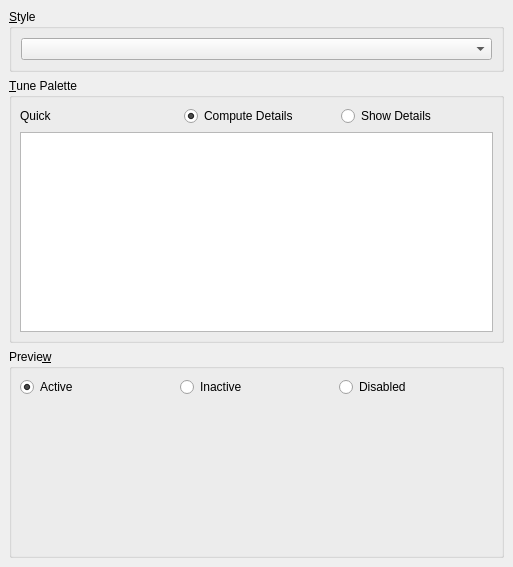
<ui version="4.0" >
 <comment>*********************************************************************
**
** Copyright (C) 1992-$THISYEAR$ Trolltech AS. All rights reserved.
**
** This file is part of the $MODULE$ of the Qt Toolkit.
**
** $LICENSE$
**
** This file is provided AS IS with NO WARRANTY OF ANY KIND, INCLUDING THE
** WARRANTY OF DESIGN, MERCHANTABILITY AND FITNESS FOR A PARTICULAR PURPOSE.
**
*********************************************************************</comment>
 <class>AppearancePage</class>
 <widget class="QWidget" name="AppearancePage" >
  <property name="geometry" >
   <rect>
    <x>0</x>
    <y>0</y>
    <width>513</width>
    <height>567</height>
   </rect>
  </property>
  <property name="sizePolicy" >
   <sizepolicy>
    <hsizetype>7</hsizetype>
    <vsizetype>7</vsizetype>
    <horstretch>0</horstretch>
    <verstretch>0</verstretch>
   </sizepolicy>
  </property>
  <layout class="QVBoxLayout" >
   <property name="margin" >
    <number>9</number>
   </property>
   <property name="spacing" >
    <number>6</number>
   </property>
   <item>
    <widget class="QGroupBox" name="groupBox" >
     <property name="title" >
      <string>&amp;Style</string>
     </property>
     <layout class="QHBoxLayout" >
      <property name="margin" >
       <number>9</number>
      </property>
      <property name="spacing" >
       <number>6</number>
      </property>
      <item>
       <widget class="QComboBox" name="cmbStyle" />
      </item>
     </layout>
    </widget>
   </item>
   <item>
    <widget class="QGroupBox" name="advancedBox" >
     <property name="minimumSize" >
      <size>
       <width>0</width>
       <height>0</height>
      </size>
     </property>
     <property name="maximumSize" >
      <size>
       <width>16777215</width>
       <height>16777215</height>
      </size>
     </property>
     <property name="title" >
      <string>&amp;Tune Palette</string>
     </property>
     <layout class="QGridLayout" >
      <property name="margin" >
       <number>8</number>
      </property>
      <property name="spacing" >
       <number>6</number>
      </property>
      <item row="0" column="0" >
       <widget class="QLabel" name="label" >
        <property name="text" >
         <string>Quick</string>
        </property>
       </widget>
      </item>
      <item row="0" column="1" >
       <widget class="StyledButton" native="1" name="pbBuild" >
        <property name="sizePolicy" >
         <sizepolicy>
          <hsizetype>0</hsizetype>
          <vsizetype>0</vsizetype>
          <horstretch>0</horstretch>
          <verstretch>0</verstretch>
         </sizepolicy>
        </property>
        <property name="focusPolicy" >
         <enum>Qt::StrongFocus</enum>
        </property>
        <property name="toolTip" >
         <string>Choose a color</string>
        </property>
        <property name="whatsThis" >
         <string>Choose the effect-color for the generated palette.</string>
        </property>
       </widget>
      </item>
      <item row="0" column="2" >
       <widget class="QRadioButton" name="rbCompute" >
        <property name="text" >
         <string>Compute Details</string>
        </property>
        <property name="checked" >
         <bool>true</bool>
        </property>
       </widget>
      </item>
      <item row="0" column="3" >
       <widget class="QRadioButton" name="rbDetails" >
        <property name="text" >
         <string>Show Details</string>
        </property>
       </widget>
      </item>
      <item row="1" column="0" colspan="4" >
       <widget class="QTreeView" name="paletteView" >
        <property name="minimumSize" >
         <size>
          <width>0</width>
          <height>200</height>
         </size>
        </property>
       </widget>
      </item>
     </layout>
    </widget>
   </item>
   <item>
    <widget class="QGroupBox" name="gbPreview" >
     <property name="sizePolicy" >
      <sizepolicy>
       <hsizetype>5</hsizetype>
       <vsizetype>7</vsizetype>
       <horstretch>0</horstretch>
       <verstretch>0</verstretch>
      </sizepolicy>
     </property>
     <property name="title" >
      <string>Previe&amp;w</string>
     </property>
     <layout class="QGridLayout" >
      <property name="margin" >
       <number>8</number>
      </property>
      <property name="spacing" >
       <number>6</number>
      </property>
      <item row="0" column="2" >
       <widget class="QRadioButton" name="rbDisabled" >
        <property name="text" >
         <string>Disabled</string>
        </property>
       </widget>
      </item>
      <item row="0" column="1" >
       <widget class="QRadioButton" name="rbInactive" >
        <property name="text" >
         <string>Inactive</string>
        </property>
       </widget>
      </item>
      <item row="0" column="0" >
       <widget class="QRadioButton" name="rbActive" >
        <property name="text" >
         <string>Active</string>
        </property>
        <property name="checked" >
         <bool>true</bool>
        </property>
       </widget>
      </item>
      <item row="1" column="0" colspan="3" >
       <widget class="PreviewFrame" native="1" name="previewFrame" >
        <property name="sizePolicy" >
         <sizepolicy>
          <hsizetype>7</hsizetype>
          <vsizetype>7</vsizetype>
          <horstretch>0</horstretch>
          <verstretch>0</verstretch>
         </sizepolicy>
        </property>
       </widget>
      </item>
     </layout>
    </widget>
   </item>
  </layout>
 </widget>
 <customwidgets>
  <customwidget>
   <class>StyledButton</class>
   <extends>QWidget</extends>
   <header>styledbutton.h</header>
  </customwidget>
  <customwidget>
   <class>PreviewFrame</class>
   <extends>QWidget</extends>
   <header>preview.h</header>
  </customwidget>
 </customwidgets>
 <tabstops>
  <tabstop>cmbStyle</tabstop>
  <tabstop>pbBuild</tabstop>
  <tabstop>rbCompute</tabstop>
  <tabstop>rbDetails</tabstop>
  <tabstop>paletteView</tabstop>
  <tabstop>rbActive</tabstop>
  <tabstop>rbInactive</tabstop>
  <tabstop>rbDisabled</tabstop>
 </tabstops>
 <resources/>
 <connections/>
</ui>
